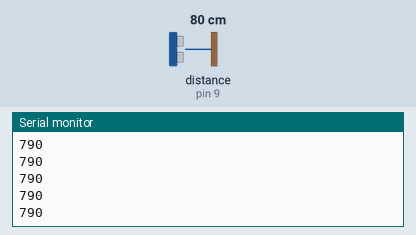
The sketch below on a simulated Arduino Uno, built with avr-gcc and run on an emulated ATmega328P. Parts: the last lines printed to the serial monitor. Wiring (inferred from the names in the program): ultrasonic range finder: trigger pin 8; echo pin 9. The inputs (shaded band) are chosen by the test bench; at power-on: distance to the obstacle (sensor on pin 9) 80 cm. The echo pulse lasts 58.3 µs per cm.

Above: at 1.2 s.
1.3 s: distance to the obstacle (sensor on pin 9) set to 2 cm
At 2.3 s:
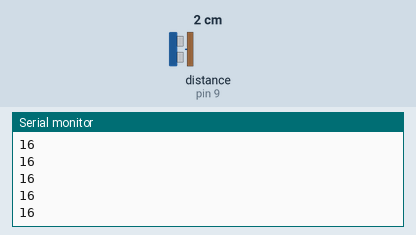
2.8 s: distance to the obstacle (sensor on pin 9) set to 4 cm
At 3.3 s:
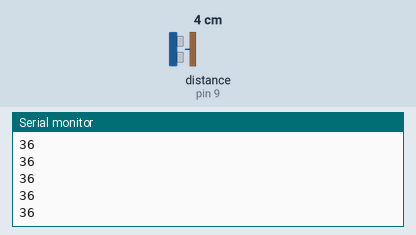
Timing chart, 0 to 5.8 s (numbered marks = the images above; inputs shaded):
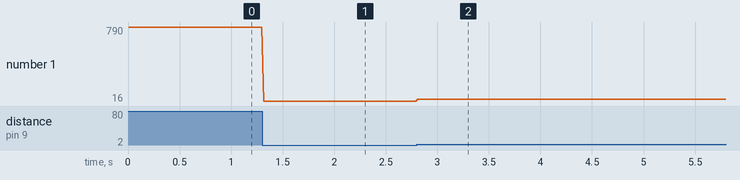

The sketch:

UltrasonicSensor.ino
```cpp
const int TRIG_PIN = 8;
const int ECHO_PIN = 9;

void setup() {
    Serial.begin(9600);
    pinMode(TRIG_PIN, OUTPUT);
    pinMode(ECHO_PIN, INPUT);
}

void loop() {
    long dist, duration;
    digitalWrite(TRIG_PIN, LOW);
    delayMicroseconds(2);
    digitalWrite(TRIG_PIN, HIGH);
    delayMicroseconds(10);
    digitalWrite(TRIG_PIN, LOW);
    duration = pulseIn(ECHO_PIN, HIGH);
    /*distanceCm = duration / 29.1 / 2;*/
    if (duration <= 0) {
        Serial.println(-1);
    } else {
        dist = 0.170145 * duration;
        Serial.println(dist);
    }
    delay(20);
}
```

Measured:
- after the input at 1.3 s, the serial monitor: prints a new line at once (image 1)
- after the input at 2.8 s, the serial monitor: prints a new line at once (image 2)
- plotted number 1: 790 → 16 after the input at 1.3 s, 16 → 36 after the input at 2.8 s
